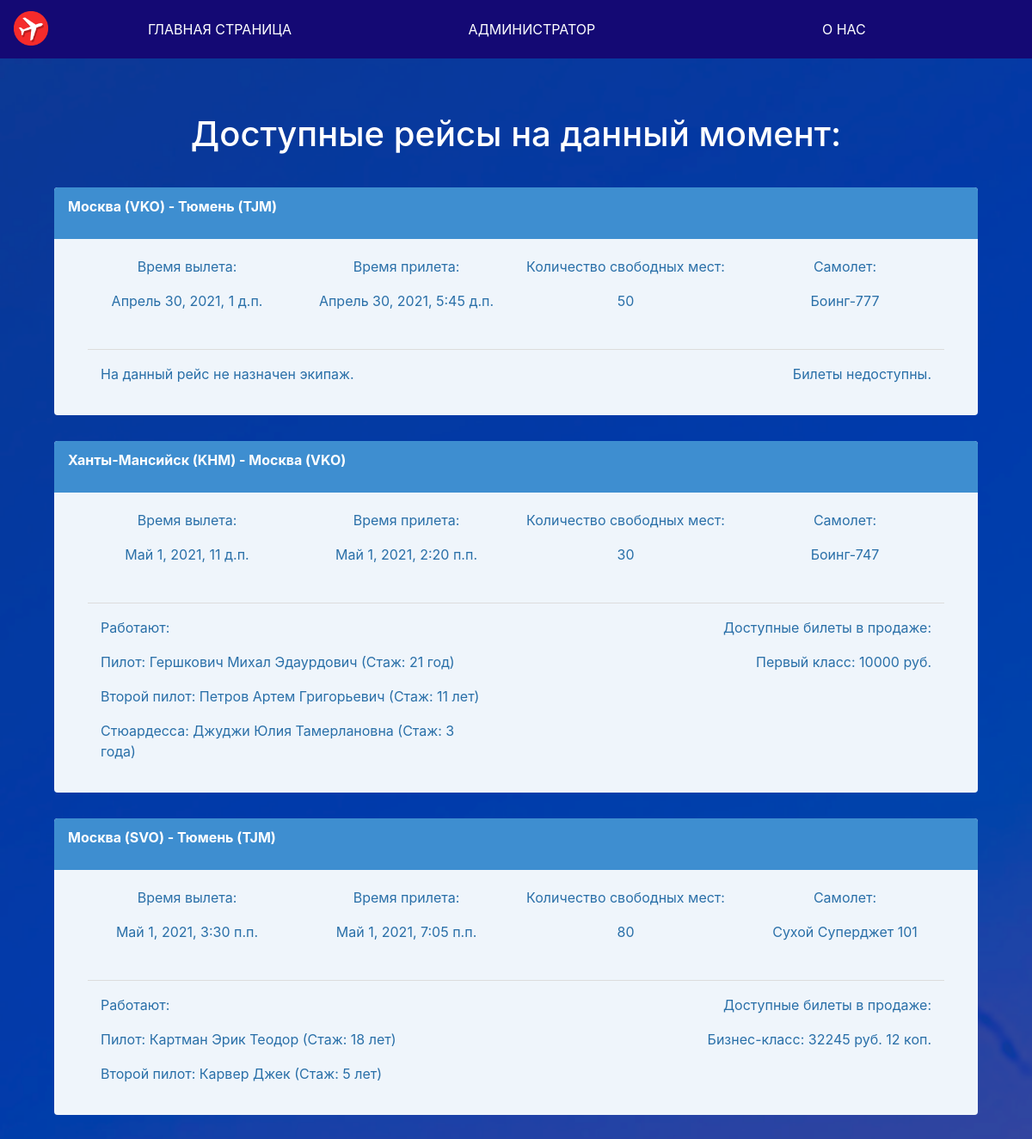
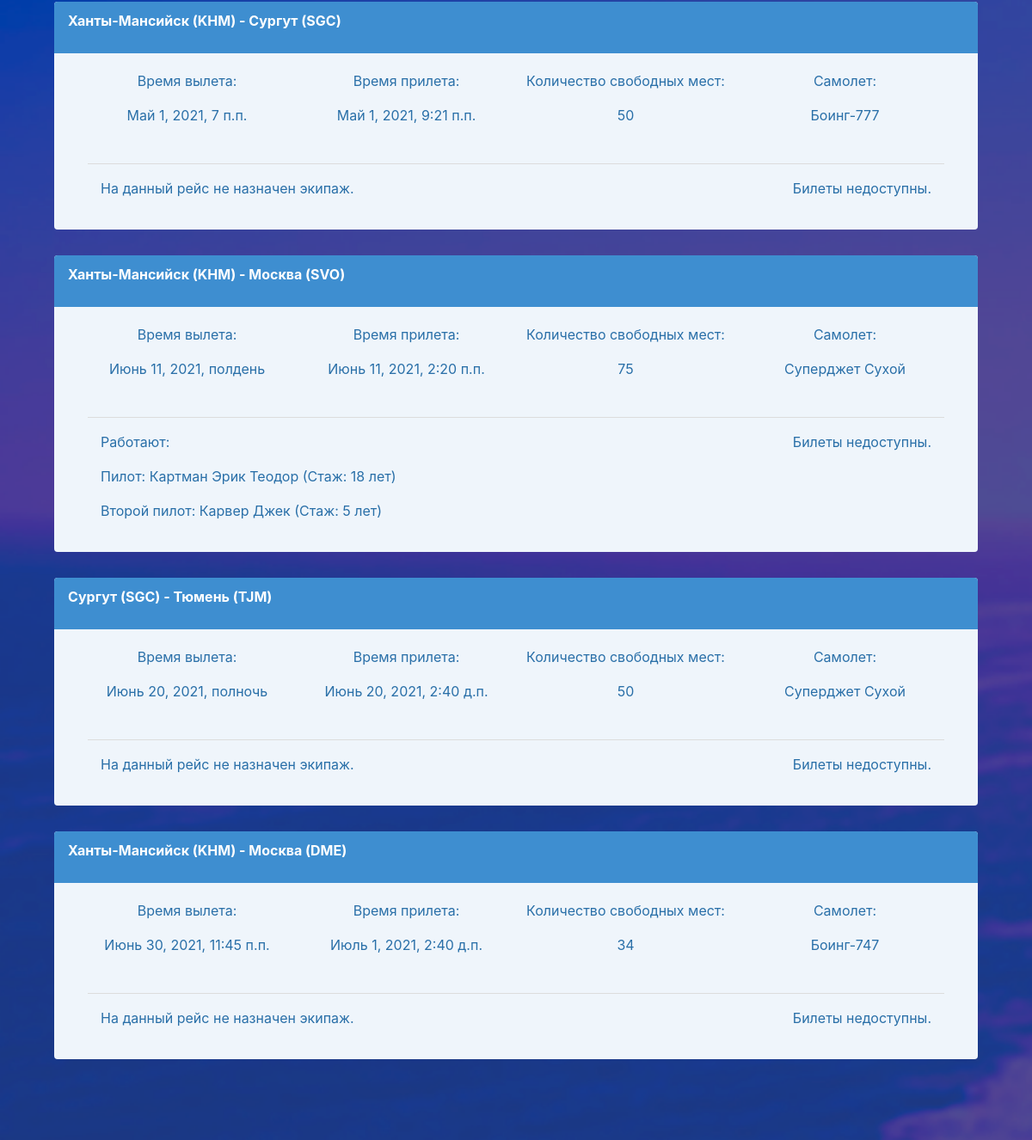
The app's page /flights/ with its own data (2 pictures, top to bottom).
### tickets/models.py (models this page shows, shortened)
class City(models.Model):
    class Meta:
        verbose_name = 'Город'
        verbose_name_plural = 'Города'
    name = models.CharField(
        max_length=100, verbose_name='Город',
        null=True
    )
    en_name = models.CharField(
        max_length=100, verbose_name='Международное название города',
        null=True
    )

class Airport(models.Model):
    class Meta:
        verbose_name = 'Аэропорт'
        verbose_name_plural = 'Аэропорты'
    iata_code = models.CharField(
        max_length=3,
        verbose_name='Код аэропорта',
        unique=True
    )
    air_name = models.CharField(
        max_length=100,
        verbose_name='Имя аэропорта'
    )
    city = models.ForeignKey(
        City, verbose_name='Город',
        on_delete=models.CASCADE,
    )
    class Meta:
        managed = False

class Flight(models.Model):
    class Meta:
        verbose_name = 'Рейс'
        verbose_name_plural = 'Рейсы'
    plane = models.ForeignKey(
      Plane, verbose_name='Самолет',
      on_delete=models.SET_NULL,
      null=True
    )
    takeoff_place = models.ForeignKey(
        Airport, verbose_name='Откуда',
        on_delete=models.SET_NULL,
        related_name="place_from",
        null=True
    )
    arrival_place = models.ForeignKey(
        Airport, verbose_name='Куда',
        on_delete=models.SET_NULL,
        related_name="place_to",
        null=True
    )
    takeoff_time = models.DateTimeField(
        null=True, verbose_name='Время отправления',
    )
    arrival_time = models.DateTimeField(
        null=True, verbose_name='Время прибытия',
    )
    seats_number = models.IntegerField(
        default=0, verbose_name='Количество билетов',
    )

class Plane(models.Model):
    class Meta:
        verbose_name = 'Самолет'
        verbose_name_plural = 'Самолеты'
    name = models.CharField(
        max_length=35, verbose_name='Имя самолета', null=True,
    )
    pl_type = models.ForeignKey(
        PlaneType, verbose_name="Тип самолета",
        on_delete=models.CASCADE
    )

### tickets/views.py (the view)
class SearchListView(generic.ListView):
    model = Flight
    template_name = 'search_results.html'
    context_object_name = 'flight_list'
    def get_queryset(self):
        t_list = list()
        a_list = list()
        first_form_data = self.request.session.pop('_old_post',{})
        if first_form_data:
            takeoffs = Airport.objects.filter(
                Q(city_id__in=first_form_data['takeoff_place'])
            )
            arrivals = Airport.objects.filter(
                Q(city_id__in=first_form_data['arrival_place'])
            )
            for t in takeoffs:
                t_list.append(t.id)
            for a in arrivals:
                a_list.append(a.id)
            my_date = first_form_data['my_date']
            date_time_obj = datetime.strptime(my_date, '%Y-%m-%d')
            flights = Flight.objects.filter(
                Q(takeoff_place_id__in=t_list) &
                Q(arrival_place_id__in=a_list) &
                Q(takeoff_time__date=datetime.date(date_time_obj))
            )
            print(flights)
            return flights.order_by('-takeoff_time').reverse()
        else:
            return Flight.objects.all().order_by('-takeoff_time').reverse()
    def get_context_data(self, **kwargs):
        flight_api_list = []
        context = super(SearchListView, self).get_context_data(**kwargs)
        context['airport_list'] = Airport.objects.all()
        context['city_list'] = City.objects.all()
        context['airline_team'] = AirlineTeam.objects.all()
        context['ticket_list'] = Ticket.objects.all()
        for fl in context['flight_list']:
            for airs in context['airport_list']:
                for cs in context['city_list']:
                    if (airs.id == fl.takeoff_place_id) and (cs.id == airs.city_id):
                        flight_api_list.append({
                            'id': fl.id,
                            'takeoff_id': fl.takeoff_place_id,
                            'name': airs.air_name,
                            'iata': airs.iata_code,
                            'city': cs.name,
                            'snum': fl.seats_number,
                            'tk_time': fl.takeoff_time,
                            'arr_time': fl.arrival_time,
                            'plane': fl.plane.name,
                        })
                    for tk in flight_api_list:
                        if (tk['id'] == fl.id) and (airs.id == fl.arrival_place_id) and (cs.id == airs.city_id):
                            tk['arr_pl'] = fl.arrival_place_id
                            tk['arr_name'] = airs.air_name
                            tk['arr_iata'] = airs.iata_code
                            tk['arr_city'] = cs.name
                            tk['a_team'] = list(('{}: {} {} {} (Стаж: {} {})'.format(works.worker.position.name, works.worker.last_name, works.worker.first_name, works.worker.patro, works.worker.xp, xp_years(works.worker.xp))) for works in context['airline_team'] if (fl.id == works.flight_id))
                            tk['ticket'] = list(
                                ('{}: {}').format(ts.t_class, how_price_is_it(ts.price)) for ts in context['ticket_list'] if (fl.id == ts.flight_id)
                            )
        context['fapi_list'] = flight_api_list
        return context

### tickets/functions.py (called while the page is built)
def xp_years(value):
    xp_rule = value % 10
    xp_div = value // 10
    if (xp_rule == 1) and (xp_div != 1):
        xp_text = 'год'
    elif (xp_rule > 1) and (xp_rule < 5) and (xp_div != 1):
        xp_text = 'года'
    else:
        xp_text = 'лет'
    return xp_text

def how_price_is_it(value):
    rub = int(value)
    kop = int((value - rub) * 100)
    if (kop == 0):
        return '{} руб.'.format(rub)
    else:
        return '{} руб. {} коп.'.format(rub, kop)

### tickets/templates/search_results.html
{% extends "wrapper.html" %}
{% load rest_framework %}
{% block content %}
<div class="container has-text-centered">
    {% if flight_list %}
    <h1>Доступные рейсы на данный момент:</h1>
    <ul>
      {% for tk in fapi_list %}
      <li>
        <article class="message is-info" style="margin-top: 30px; margin-bottom: 30px;">
          <div class="message-header">
            <p>{{ tk.city }} ({{ tk.iata }}) - {{ tk.arr_city }} ({{ tk.arr_iata }})</p>
          </div>
          <div class="message-body">
            <div class="container">
              <div class="columns">
                <div class="column"><p>Время вылета:</p><p>{{ tk.tk_time }}</p></div>
                <div class="column"><p>Время прилета:</p><p>{{ tk.arr_time }}</div>
                <div class="column"><p>Количество свободных мест:</p><p>{{ tk.snum }}</div>
                <div class="column"><p>Самолет:</p><p>{{ tk.plane }}</div>
              </div>
              <hr></hr>
              <div class="columns">
                <div class="column">
                <div class="container">
                {% if tk.a_team %}
                <p align="left" class="is-info">Работают:</p></p>
                {% for emps in tk.a_team %}
                  <p align="left" class="is-info">{{ emps }}</p>
                {% endfor %}
                {% else %}
                  <p align="left" class="is-info">На данный рейс не назначен экипаж.</p>
                {% endif %}
                </div>
                </div>
                <div class="column">
                  <div class="container">
                  {% if tk.ticket %}
                  <p class="is-info" align="right">Доступные билеты в продаже:</p></p>
                  {% for ts in tk.ticket %}
                    <p class="is-info" align="right">{{ ts }}</p>
                  {% endfor %}
                  {% else %}
                    <p class="is-info" align="right">Билеты недоступны.</p>
                  {% endif %}
                  </div>
                </div>
              </div>
            </div>
          </div>
        </article>
      </li>
      {% endfor %}
    </ul>
    {% else %}
      <p class="is-info">Доступных рейсов на данный момент нет :(</p>
      <a class="btn btn-primary" href="{% url 'tickets:home' %}">Назад</a>
    {% endif %}
</div>
{% endblock %}

### tickets/templates/wrapper.html (shortened to what this page needs)
<!DOCTYPE html>
<html lang="ru">
    <head>
        <link rel="stylesheet" href="https://cdn.jsdelivr.net/npm/bulma@0.9.2/css/bulma.min.css">
        <link rel="stylesheet" href="https://maxcdn.bootstrapcdn.com/bootstrap/4.0.0/css/bootstrap.min.css">
        <link rel="stylesheet" href="//code.jquery.com/ui/1.11.0/themes/smoothness/jquery-ui.css">
        <link rel="stylesheet" href="http://code.jquery.com/ui/1.11.0/themes/smoothness/jquery-ui.css">
        {% load static %}
        {% load rest_framework %}
        <link rel="stylesheet" href="{% static 'css/styles.css' %}">
    </head>
    <body>
        <section class="hero is-info is-fullheight">
            <div class="hero-head">
                <nav class="navbar navbar-expand-lg navbar-light mb-3" style="background-color: rgb(20, 9, 116);">
                    <a class="navbar-brand"><img src="{% static 'images/aviakassa.png' %}" width='40' height='40'></a>
                    <div class="collapse navbar-collapse" id="navbarText">
                        <ul class="navbar-nav mr-auto mt-2 mt-lg-0" id="w" style="align-items: center;">
                            <li class="nav-item">
                                <a style="color: #ffffff" class="nav-link" href="{% url 'tickets:home' %}">ГЛАВНАЯ СТРАНИЦА</a>
                            </li>
                            <li class="nav-item">
                                <a style="color: #ffffff" class="nav-link" href="{% url 'admin:index' %}">АДМИНИСТРАТОР</a>
                            </li>
                            <li class="nav-item">
                                <a style="color: #ffffff" class="nav-link" href="{% url 'tickets:about' %}">О НАС</a>
                            </li>
                        </ul>
                    </div>
                </nav>
            </div>
            <div class="hero-body">
                {% block content %}
                {% endblock %}
            </div>
        </section>
    </body>
</html>

### static/css/styles.css (style rules this page uses)
.hero.is-info { background-image: url("../images/background.png"); background-size: cover; }
.hero.is-fullheight { min-height: 100vh; }
nav { white-space: nowrap; }
.nav-item { display: inline-block; *display: inline; *zoom:1; width: 33%; color: #fff; text-align: center; margin-left: -4px; }
.nav-item:first-child { margin-left: 0; }

### tickets/templates/wrapper.html (style rules this page uses)
ul { display: inline-block; *display: inline; *zoom:1; list-style: none; width: 100% }

### records on screen
City: city "Москва" "Москва", arr_city "Москва" "Москва" "Москва"
Airport: iata "VKO", arr_iata "VKO"
City: arr_city "Тюмень" "Тюмень" "Тюмень"
Airport: arr_iata "TJM" "TJM" "TJM"
Flight: tk_time "Апрель 30, 2021, 1 д.п.", arr_time "Апрель 30, 2021, 5:45 д.п."
Plane: plane "Боинг-777" "Боинг-777"
City: city "Ханты-Мансийск" "Ханты-Мансийск" "Ханты-Мансийск" "Ханты-Мансийск"
Airport: iata "KHM" "KHM" "KHM" "KHM"
Flight: tk_time "Май 1, 2021, 11 д.п.", arr_time "Май 1, 2021, 2:20 п.п."
Plane: plane "Боинг-747" "Боинг-747"
Airport: iata "SVO", arr_iata "SVO"
Flight: tk_time "Май 1, 2021, 3:30 п.п.", arr_time "Май 1, 2021, 7:05 п.п."
Plane: plane "Сухой Суперджет 101"
City: arr_city "Сургут", city "Сургут"
Airport: arr_iata "SGC", iata "SGC"
Flight: tk_time "Май 1, 2021, 7 п.п.", arr_time "Май 1, 2021, 9:21 п.п."
Flight: tk_time "Июнь 11, 2021, полдень", arr_time "Июнь 11, 2021, 2:20 п.п."
Plane: plane "Суперджет Сухой" "Суперджет Сухой"
Flight: tk_time "Июнь 20, 2021, полночь", arr_time "Июнь 20, 2021, 2:40 д.п."
Airport: arr_iata "DME"
Flight: tk_time "Июнь 30, 2021, 11:45 п.п.", arr_time "Июль 1, 2021, 2:40 д.п."

### other values on screen
{{ tk.snum }} "50" "30" "80" "50" "75" "50" "34"
{{ emps }} "Пилот: Гершкович Михал Эдаурдович (Стаж: 21 год)" "Второй пилот: Петров Артем Григорьевич (Стаж: 11 лет)" "Стюардесса: Джуджи Юлия Тамерлановна (Стаж: 3 года)" "Пилот: Картман Эрик Теодор (Стаж: 18 лет)" "Второй пилот: Карвер Джек (Стаж: 5 лет)" "Пилот: Картман Эрик Теодор (Стаж: 18 лет)" "Второй пилот: Карвер Джек (Стаж: 5 лет)"
{{ ts }} "Первый класс: 10000 руб." "Бизнес-класс: 32245 руб. 12 коп."
